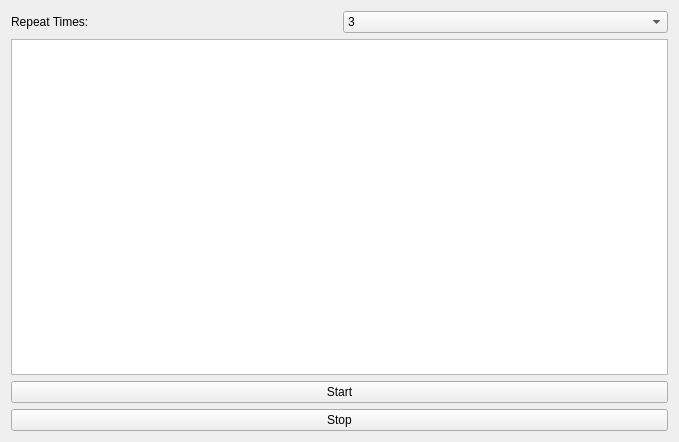
<?xml version="1.0" encoding="UTF-8"?>
<ui version="4.0">
 <class>Form</class>
 <widget class="QWidget" name="Form">
  <property name="geometry">
   <rect>
    <x>0</x>
    <y>0</y>
    <width>679</width>
    <height>442</height>
   </rect>
  </property>
  <property name="windowTitle">
   <string>Form</string>
  </property>
  <layout class="QVBoxLayout" name="verticalLayout_2">
   <item>
    <layout class="QVBoxLayout" name="verticalLayout" stretch="1,5,1,1">
     <item>
      <layout class="QHBoxLayout" name="horizontalLayout">
       <item>
        <widget class="QLabel" name="label">
         <property name="text">
          <string>Repeat Times:</string>
         </property>
        </widget>
       </item>
       <item>
        <widget class="QComboBox" name="repeat_times_combo">
         <item>
          <property name="text">
           <string>3</string>
          </property>
         </item>
         <item>
          <property name="text">
           <string>5</string>
          </property>
         </item>
         <item>
          <property name="text">
           <string>10</string>
          </property>
         </item>
        </widget>
       </item>
      </layout>
     </item>
     <item>
      <widget class="QTextEdit" name="log_edit"/>
     </item>
     <item>
      <widget class="QPushButton" name="start_btn">
       <property name="text">
        <string>Start</string>
       </property>
      </widget>
     </item>
     <item>
      <widget class="QPushButton" name="stop_btn">
       <property name="text">
        <string>Stop</string>
       </property>
      </widget>
     </item>
    </layout>
   </item>
  </layout>
 </widget>
 <resources/>
 <connections/>
</ui>
